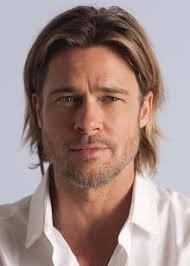
#> input picture person.jpg, 190 x 266 px, found by its file name
$ python 'face recognition.py'
#> lines starting #> are read from the running program, lines starting #| are printed output that depends on the picture; after the words box and inside, x2 and y2 are one past the last pixel; in counts of white or black regions, pixels touching at a corner belong together
import cv2
import numpy as np

face_cascade = cv2.CascadeClassifier('/anaconda3/lib/python3.7/site-packages/cv2/data/haarcascade_frontalface_default.xml')
eye_cascade = cv2.CascadeClassifier('/anaconda3/lib/python3.7/site-packages/cv2/data/haarcascade_eye.xml')

img = cv2.imread('/path to image/person.jpg')
#> img is the input picture: shape (266, 190, 3); mean B, G, R 133.6, 138.2, 160.2
gray = cv2.cvtColor(img, cv2.COLOR_BGR2GRAY) #convert image to grayscale
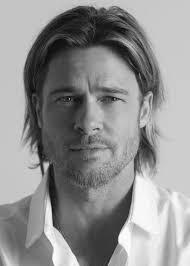
#> gray: shape (266, 190); min 3, max 255, mean 144.2
faces = face_cascade.detectMultiScale(gray, 1.1, 5)
#> faces = [[29, 52, 122, 122]]
#print(faces)
for (x,y,w,h) in faces:
    img = cv2.rectangle(img,(x,y),(x+w,y+h),(255,0,0),2)
    roi_gray = gray[y:y+h, x:x+w]
    roi_color = img[y:y+h, x:x+w]
    eyes = eye_cascade.detectMultiScale(roi_gray)
    #print(x,y,w,h)
    #print(eyes)
    for (ex,ey,ew,eh) in eyes:
        cv2.rectangle(roi_color,(ex,ey),(ex+ew,ey+eh),(0,255,0),2)
#> this loop made 1 pass
#> (x, y, w, h, eyes) on pass 1: (29, 52, 122, 122, [[69, 36, 23, 23], [27, 36, 25, 25], [51, 26, 44, 44]])
#> pass 1, `img = cv2.rectangle(img,(x,y),(x+w,y+h),(255,0,0),2)`:
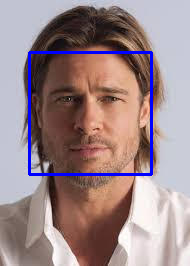
#> img: shape (266, 190, 3); 2.89% of pixels changed, all inside (x1, y1, x2, y2) = (28, 51, 153, 176)
#> pass 1, `roi_gray = gray[y:y+h, x:x+w]`:
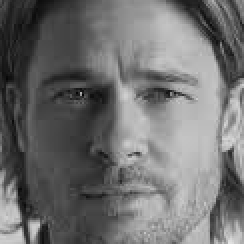
#> roi_gray: shape (122, 122) (shown 2 times larger); min 3, max 227, mean 111.2
#> pass 1, `roi_color = img[y:y+h, x:x+w]`:
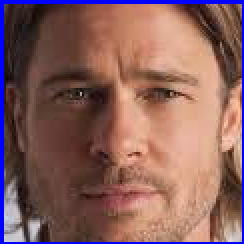
#> roi_color: shape (122, 122, 3) (shown 2 times larger); mean B, G, R 93.2, 96.2, 135.8
#> after the loop:
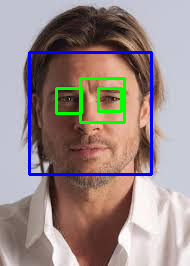
#> img: shape (266, 190, 3); 2.04% of pixels changed, all inside (x1, y1, x2, y2) = (55, 77, 126, 124)
#> after the loop:
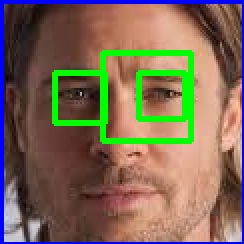
#> roi_color: shape (122, 122, 3) (shown 2 times larger); 6.92% of pixels changed, all inside (x1, y1, x2, y2) = (26, 25, 97, 72)

cv2.imshow('original imgage',img)
cv2.imshow('orignal gray image',gray)
cv2.imshow('only colored face',roi_color)
cv2.imshow('only face in gray',roi_gray)

cv2.waitKey(0)
cv2.destroyAllWindows()
